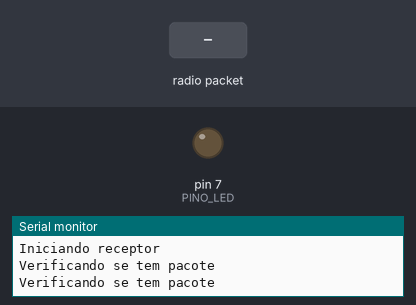
A sketch run on a simulated Arduino Uno, built with avr-gcc and run on an emulated ATmega328P. Shown: output pins drawn as LEDs (lit = HIGH), the last lines printed to the serial monitor. The inputs (shaded band) are chosen by the test bench. No radio packets arrive unless stated.

Above: at 1.8 s.
1.9 s: radio packet "1" arrives
At 2.8 s:
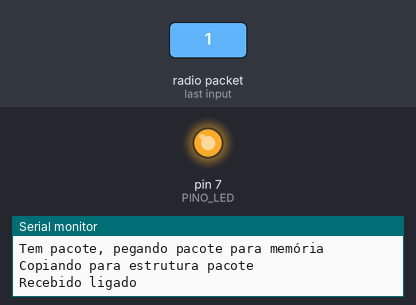
Timing chart, 0 to 4.9 s (numbered marks = the images above; inputs shaded):
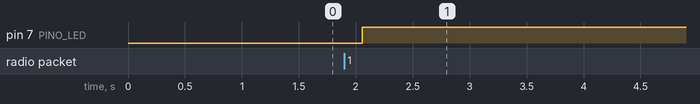

Measured:
- after the input at 1.9 s, pin 7 (PINO_LED): LOW → HIGH after 0.16 s

The sketch:

teste-rf-receptor.ino
```cpp
#include <VirtualWire.h>


const int PINO_LED = 7;
const int PINO_RECEPTOR = 6;

int potenciaLED = HIGH ;

struct PACOTE_EXEMPLO
{
   bool  ligado ;
};


PACOTE_EXEMPLO pacoteRecebimento;


uint8_t buf[sizeof(pacoteRecebimento)];
uint8_t buflen = sizeof(pacoteRecebimento);


// the setup function runs once when you press reset or power the board
void setup() {

  Serial.begin(9600);
  // initialize digital pin LED_BUILTIN as an output.
  pinMode(PINO_LED, OUTPUT);

  //configuração do receptor
  vw_set_rx_pin(PINO_RECEPTOR);
  vw_setup(2000);
  vw_rx_start();

  Serial.println("Iniciando receptor");

  digitalWrite(PINO_LED, LOW);
}

// the loop function runs over and over again forever
void loop() {


  Serial.println("Verificando se tem pacote");

  if ( vw_have_message() ) {
    Serial.println("Tem pacote, pegando pacote para memória");
    vw_get_message(buf, &buflen);
    Serial.println("Copiando para estrutura pacote ");
    memcpy(&pacoteRecebimento,&buf,buflen);


      if(pacoteRecebimento.ligado)
      {
        Serial.println("Recebido ligado");
        digitalWrite( PINO_LED , HIGH);
      }
      else
      {
        Serial.println("Recebido desligado");
        digitalWrite( PINO_LED , LOW);
      }
  }


  delay(1000);                       // wait for a second
}
```
